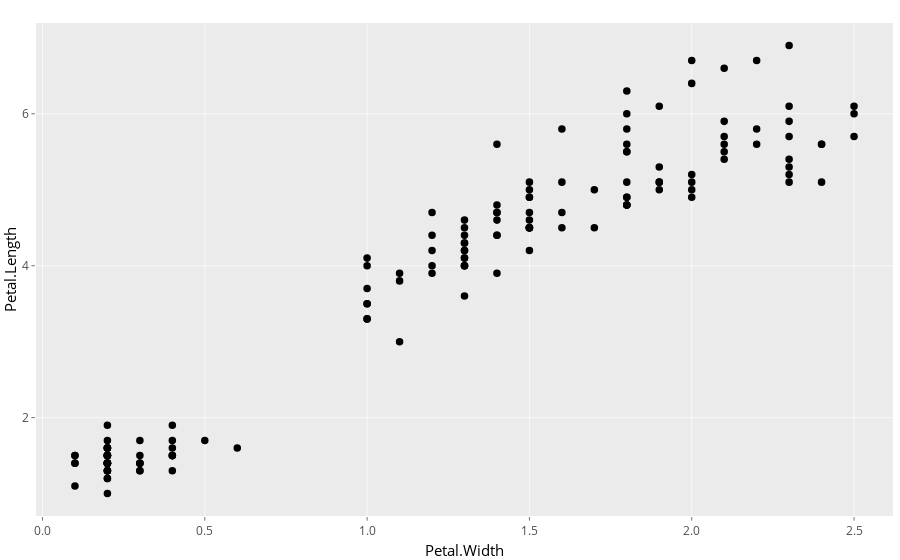

Notebook cell for this chart:
### Code cell
anim <- p + 
  transition_states(Species,
                    transition_length = 2,
                    state_length = 1)

anim

### Figure 1 — Plotly figure (JSON) as saved in the notebook; plotly's stock layout.template omitted (floating-point values rounded to 4 significant figures; data arrays with more than 128 entries replaced by an {"elided": "..."} marker saying what was removed)
{"data": [{"hoverinfo": "text", "hoveron": "points", "marker": {"autocolorscale": false, "color": "rgba(0,0,0,1)", "line": {"color": "rgba(0,0,0,1)", "width": 1.89}, "opacity": 1, "size": 5.669, "symbol": "circle"}, "mode": "markers", "showlegend": false, "text": {"elided": "150 str values"}, "type": "scatter", "x": {"elided": "150 float values"}, "xaxis": "x", "y": {"elided": "150 float values"}, "yaxis": "y"}], "layout": {"barmode": "relative", "font": {"color": "rgba(0,0,0,1)", "family": "", "size": 14.61}, "hovermode": "closest", "legend": {"bgcolor": "rgba(255,255,255,1)", "bordercolor": "transparent", "borderwidth": 1.89, "font": {"color": "rgba(0,0,0,1)", "family": "", "size": 11.69}}, "margin": {"b": 37.26, "l": 31.42, "r": 7.306, "t": 23.31}, "paper_bgcolor": "rgba(255,255,255,1)", "plot_bgcolor": "rgba(235,235,235,1)", "shapes": [{"line": {"linetype": [], "width": 0}, "type": "rect", "x0": 0, "x1": 1, "xref": "paper", "y0": 0, "y1": 1, "yref": "paper"}], "showlegend": false, "xaxis": {"anchor": "y", "automargin": true, "autorange": false, "categoryarray": ["0.0", "0.5", "1.0", "1.5", "2.0", "2.5"], "categoryorder": "array", "domain": [0, 1], "gridcolor": "rgba(255,255,255,1)", "gridwidth": 0.6642, "hoverformat": ".2f", "linecolor": {}, "linewidth": 0, "nticks": {}, "range": [-0.02, 2.62], "showgrid": true, "showline": false, "showticklabels": true, "tickangle": 0, "tickcolor": "rgba(51,51,51,1)", "tickfont": {"color": "rgba(77,77,77,1)", "family": "", "size": 11.69}, "ticklen": 3.653, "tickmode": "array", "ticks": "outside", "ticktext": ["0.0", "0.5", "1.0", "1.5", "2.0", "2.5"], "tickvals": [0, 0.5, 1, 1.5, 2, 2.5], "tickwidth": 0.6642, "title": {"font": {"color": "rgba(0,0,0,1)", "family": "", "size": 14.61}, "text": "Petal.Width"}, "type": "linear", "zeroline": false}, "yaxis": {"anchor": "x", "automargin": true, "autorange": false, "categoryarray": ["2", "4", "6"], "categoryorder": "array", "domain": [0, 1], "gridcolor": "rgba(255,255,255,1)", "gridwidth": 0.6642, "hoverformat": ".2f", "linecolor": {}, "linewidth": 0, "nticks": {}, "range": [0.705, 7.195], "showgrid": true, "showline": false, "showticklabels": true, "tickangle": 0, "tickcolor": "rgba(51,51,51,1)", "tickfont": {"color": "rgba(77,77,77,1)", "family": "", "size": 11.69}, "ticklen": 3.653, "tickmode": "array", "ticks": "outside", "ticktext": ["2", "4", "6"], "tickvals": [2, 4, 6], "tickwidth": 0.6642, "title": {"font": {"color": "rgba(0,0,0,1)", "family": "", "size": 14.61}, "text": "Petal.Length"}, "type": "linear", "zeroline": false}}}
